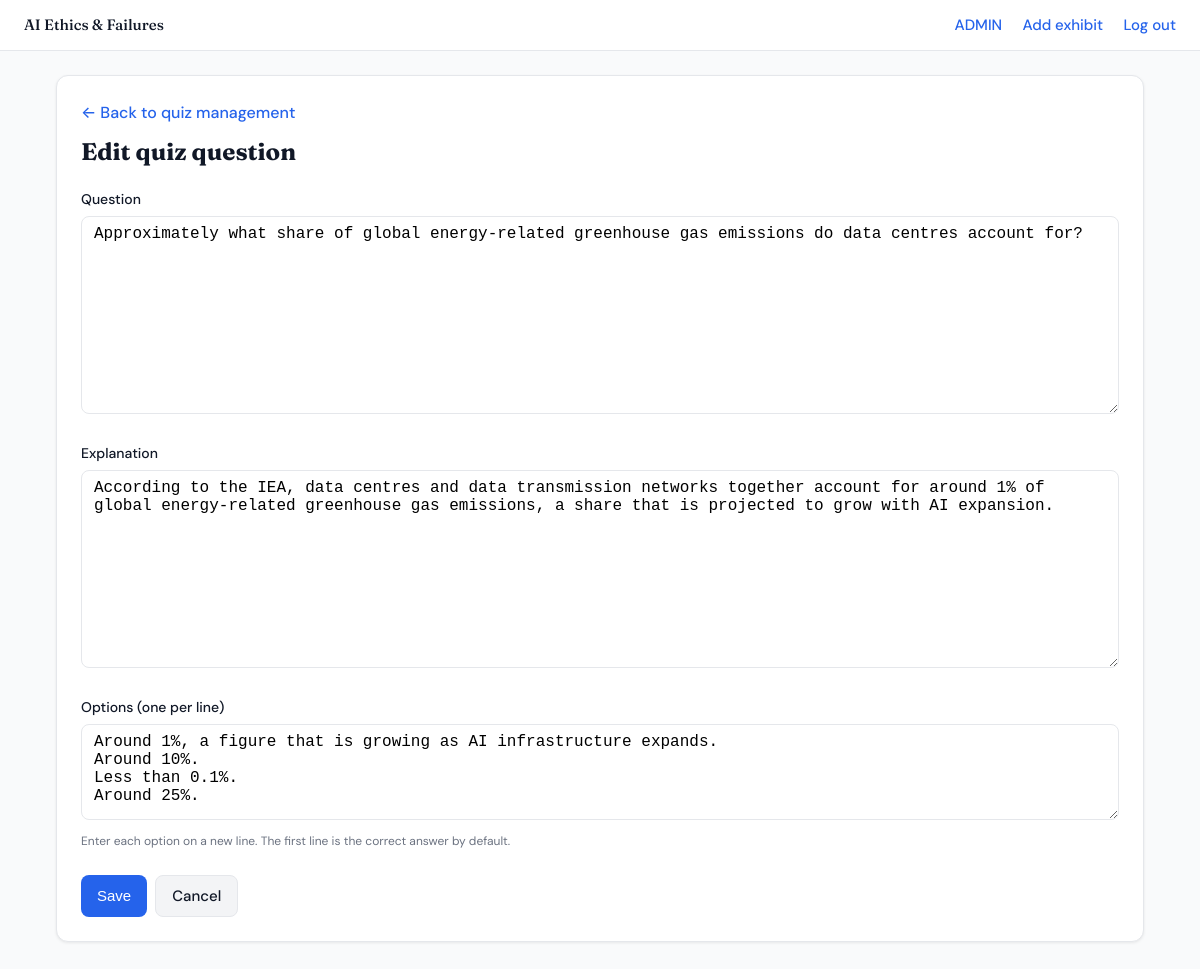
/exhibits/27/quiz/84/edit/ (signed in), run on the app's committed database.
### exhibits/models.py (models this page shows, shortened)
class Quiz(models.Model):
    exhibit = models.ForeignKey(
        Exhibit,
        on_delete=models.CASCADE,
        related_name="quizzes"
    )
    question = models.TextField()
    options = models.JSONField(default=list, help_text="List of multiple choice options", blank=True)
    correct_answer_index = models.IntegerField(default=0, help_text="Index of the correct answer in options list")
    explanation = models.TextField()

### exhibits/views.py (the view)
# urls.py: path("<int:pk>/quiz/<int:quiz_id>/edit/", views.quiz_edit, name="quiz_edit"),
@curator_required
def quiz_edit(request, pk, quiz_id):
    exhibit = get_object_or_404(Exhibit, pk=pk)
    quiz = get_object_or_404(Quiz, pk=quiz_id, exhibit=exhibit)
    if request.method == "POST":
        form = QuizForm(request.POST, instance=quiz)
        if form.is_valid():
            form.save()
            messages.success(request, "Quiz question updated.")
            return redirect("exhibits:quiz_manage", pk=exhibit.pk)
    else:
        form = QuizForm(instance=quiz)
        form.fields["options_text"].initial = "\n".join(quiz.options) if quiz.options else ""
    return render(request, "exhibits/quiz_form.html", {"form": form, "exhibit": exhibit, "quiz": quiz})

### exhibits/forms.py (shortened to what this page needs)
class QuizForm(forms.ModelForm):
    options_text = forms.CharField(
        required=False,
        label="Options (one per line)",
        widget=forms.Textarea(attrs={"rows": 4}),
        help_text="Enter each option on a new line. The first line is the correct answer by default.",
    )
    class Meta:
        model = Quiz
        fields = ["question", "explanation"]
    def __init__(self, *args, **kwargs):
        super().__init__(*args, **kwargs)
        if self.instance and self.instance.pk and self.instance.options:
            self.fields["options_text"].initial = "\n".join(self.instance.options)
            self._correct_index = self.instance.correct_answer_index

### exhibits/context_processors.py (called while the page is built)
def user_profile(request):
    if request.user.is_authenticated:
        from .models import UserProfile
        profile, _ = UserProfile.objects.get_or_create(user=request.user, defaults={"access_level": "user"})
        return {"user_profile": profile}
    return {"user_profile": None}

### exhibits/models.py (called while the page is built)
    @property
    def is_curator(self):
        return self.access_level in ("admin", "curator")

### exhibits/templates/exhibits/quiz_form.html (shortened to what this page needs)
{% extends "exhibits/base.html" %}
{% load static %}
{% block content %}
<div class="wrap">
    <div class="panel">
        <a href="{% url 'exhibits:quiz_manage' exhibit.pk %}" class="back-link">← Back to quiz management</a>
        <h1 class="page-title">{% if quiz %}Edit{% else %}Add{% endif %} quiz question</h1>
        <form method="post">
            {% for field in form %}
            <div class="form-group">
                <label for="{{ field.id_for_label }}">{{ field.label }}</label>
                {{ field }}
                {% if field.help_text %}<p class="helptext">{{ field.help_text }}</p>{% endif %}
            </div>
            {% endfor %}
            <div style="display: flex; gap: 0.5rem; margin-top: 1.5rem;">
                <button type="submit" class="btn btn-primary">{% if quiz %}Save{% else %}Add{% endif %}</button>
                <a href="{% url 'exhibits:quiz_manage' exhibit.pk %}" class="btn btn-secondary">Cancel</a>
            </div>
        </form>
    </div>
</div>
{% endblock %}

### exhibits/templates/exhibits/base.html (shortened to what this page needs)
<!DOCTYPE html>
<html lang="en">
<head>
    {% load static %}
    <link rel="stylesheet" href="{% static 'exhibits/css/site.css' %}">
</head>
<body>
    <header class="site-header">
        <a href="{% url 'home' %}" class="site-logo">AI Ethics &amp; Failures</a>
        <nav class="auth-links">
            {% if request.user.is_authenticated %}
                <a href="{% url 'profile' %}">{{ request.user.username }}</a>
                {% if user_profile and user_profile.is_curator %}
                    <a href="{% url 'exhibits:create' %}">Add exhibit</a>
                {% endif %}
                <a href="{% url 'logout' %}">Log out</a>
            {% else %}
                <a href="{% url 'login' %}">Sign in</a>
                <a href="{% url 'signup' %}">Create account</a>
            {% endif %}
        </nav>
    </header>
    <main id="main-content">
        {% block content %}{% endblock %}
    </main>
</body>
</html>

### exhibits/static/exhibits/css/site.css (style rules this page uses)
:root { --site-bg: #f9fafb; --site-surface: #fff; --site-surface-2: #f3f4f6; --site-border: #e5e7eb; --site-text: #111827; --site-text-muted: #6b7280; --site-accent: #2563eb; --site-accent-light: #dbeafe; --site-radius: 8px; --site-radius-lg: 12px; --site-shadow: 0 1px 3px rgba(0,0,0,0.08); --site-shadow-md: 0 4px 12px rgba(0,0,0,0.08); }
* { box-sizing: border-box; }
body { font-family: 'DM Sans', system-ui, -apple-system, Segoe UI, Roboto, sans-serif; margin: 0; min-height: 100vh; background: var(--site-bg); color: var(--site-text); font-size: 16px; line-height: 1.6; }
a { color: var(--site-accent); text-decoration: none; }
.site-header { background: var(--site-surface); border-bottom: 1px solid var(--site-border); padding: 0.75rem 1.5rem; display: flex; justify-content: space-between; align-items: center; flex-wrap: wrap; gap: 0.75rem; }
.site-header a { font-size: 0.9375rem; font-weight: 500; }
.site-logo { font-family: 'Fraunces', Georgia, serif; font-weight: 700; font-size: 1.25rem; color: var(--site-text); }
.site-header .auth-links a { margin-left: 1rem; }
.site-header .auth-links a:first-child { margin-left: 0; }
.wrap { max-width: 72rem; margin: 0 auto; padding: 1.5rem 1.25rem 3rem; }
@media (min-width: 768px) { .wrap { padding-left: 2rem; padding-right: 2rem; } }
.page-title { font-family: 'Fraunces', Georgia, serif; font-size: 1.5rem; font-weight: 700; margin: 0 0 1rem 0; color: var(--site-text); }
.panel { background: var(--site-surface); border: 1px solid var(--site-border); border-radius: var(--site-radius-lg); padding: 1.5rem; margin-bottom: 1.5rem; box-shadow: var(--site-shadow); }
.btn { display: inline-block; padding: 0.5rem 1rem; border-radius: var(--site-radius); font-weight: 500; font-size: 0.9375rem; cursor: pointer; border: none; text-decoration: none; }
.btn-primary { background: var(--site-accent); color: #fff; }
.btn-secondary { background: var(--site-surface-2); color: var(--site-text); border: 1px solid var(--site-border); }
.back-link { display: inline-block; margin-bottom: 0.5rem; font-weight: 500; }
.form-group { margin-bottom: 1.25rem; }
.form-group label { display: block; font-weight: 500; font-size: 0.875rem; margin-bottom: 0.375rem; }
.form-group input, .form-group textarea { width: 100%; padding: 0.5rem 0.75rem; font-size: 1rem; border: 1px solid var(--site-border); border-radius: var(--site-radius); }
.form-group textarea { max-width: none; min-height: 6rem; }
.form-group .helptext { font-size: 0.75rem; color: var(--site-text-muted); margin-top: 0.25rem; }

### data on the page
Quiz: form "Approximately what share of global energy-related greenhouse gas emissions do data centres account for?" "According to the IEA, data centres and data transmission networks together account for around 1% of global energy-related greenhouse gas emissions, a share that is projected to grow with AI expansion."

### other printed values
{{ request.user.username }} "ADMIN"
{{ field.label }} "Question" "Explanation" "Options (one per line)"
{{ field.help_text }} "Enter each option on a new line. The first line is the correct answer by default."
